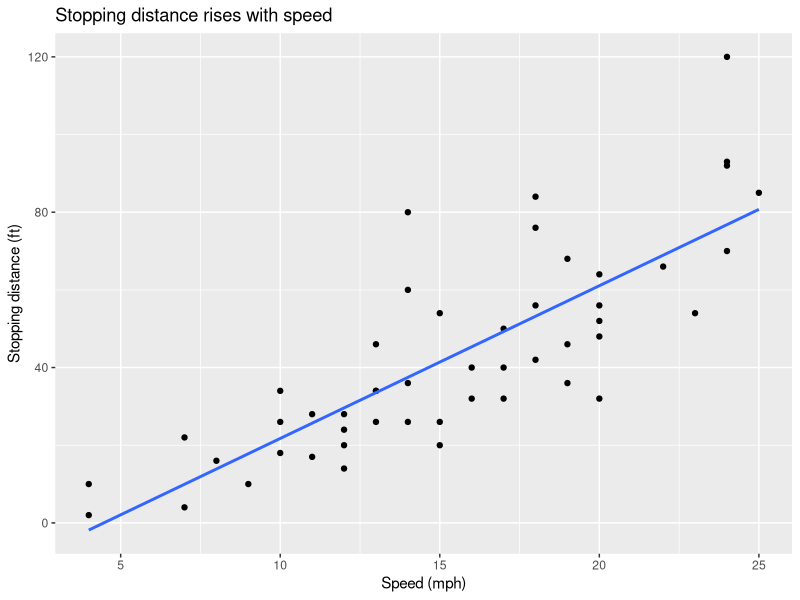
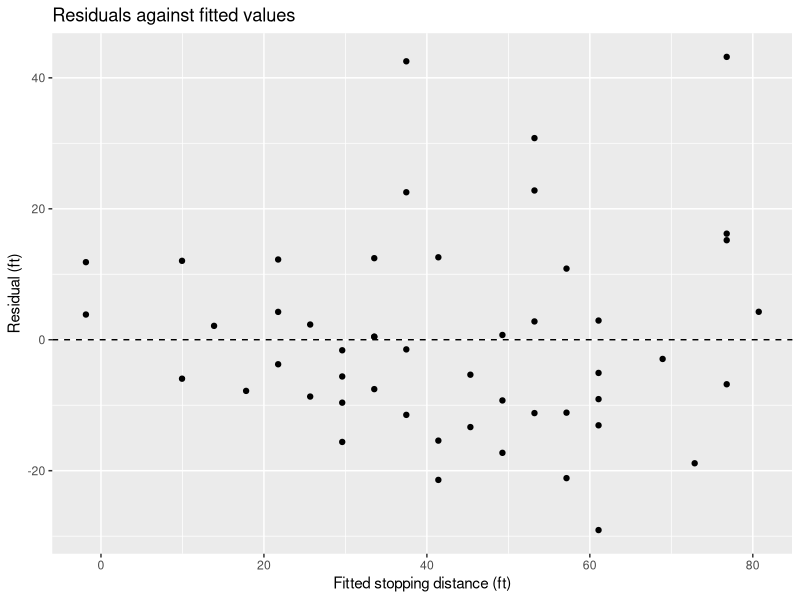

Here is the R script that generated these plots, in order:
rm(list = ls())
library(ggplot2)

str(cars)
summary(cars)
# Speed range: 4 to 25 mph

ggplot(cars, aes(x = speed, y = dist)) +
  geom_point() +
  geom_smooth(method = "lm", se = FALSE) +
  labs(title = "Stopping distance rises with speed",
       x = "Speed (mph)", y = "Stopping distance (ft)")

# Plot: positive direction, roughly linear, more spread at high speed.

cor(cars$speed, cars$dist)
cor.test(cars$speed, cars$dist)
# r = 0.807, p about 1.5e-12, 95% CI for r about 0.68 to 0.89

fit <- lm(dist ~ speed, data = cars)
summary(fit)
confint(fit)

# Slope: each extra 1 mph is associated with about 3.93 ft more stopping distance.
# Intercept: -17.58 ft at 0 mph. Not read literally, since 0 mph is outside
# the data (4 to 25 mph) and a negative distance is impossible.
# R-squared: 0.651. Speed accounts for about 65% of the variation in
# stopping distance; the rest is left over.

cars$fitted <- fitted(fit)
cars$resid  <- resid(fit)

ggplot(cars, aes(x = fitted, y = resid)) +
  geom_point() +
  geom_hline(yintercept = 0, linetype = "dashed") +
  labs(title = "Residuals against fitted values",
       x = "Fitted stopping distance (ft)", y = "Residual (ft)")

# Residuals spread out more to the right: about 9 ft at 12 mph or less,
# about 19 ft at 18 mph or more. I trust predictions less at high speed.

predict(fit, newdata = data.frame(speed = 15), interval = "prediction")
# fit 41.4 ft, 95% prediction interval about 10.2 to 72.6 ft (wide).
# Why not 40 mph: the data only cover 4 to 25 mph, and the line may not hold outside that range.
# Causation: faster cars in this data tend to need longer to stop, but this does not show why, and it cannot tell what would happen if a speed limit
# changed. Other factors: road surface, brakes, reaction time.
